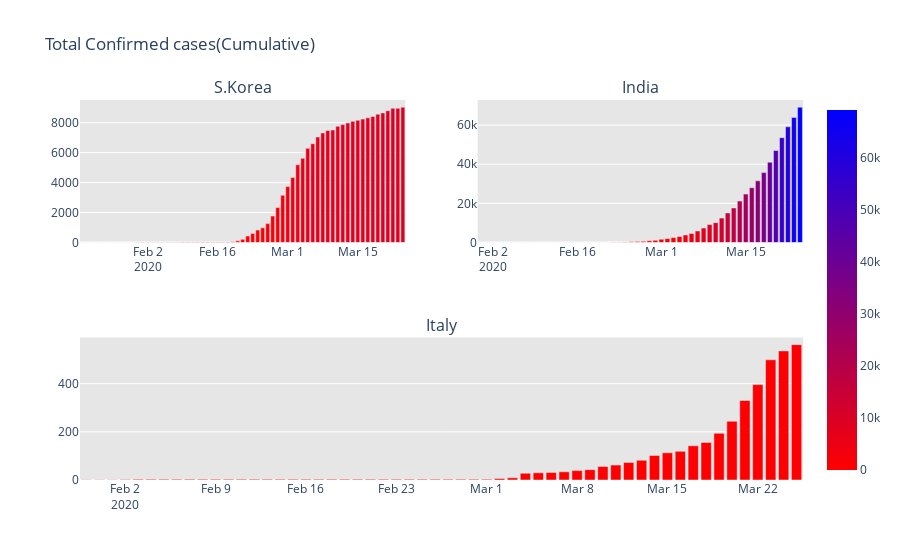

Write notebook code for a chart like this one.
### Code cell
from plotly.subplots import make_subplots
fig=make_subplots(
rows=2, cols=2,
specs=[[{},{}],
      [{"colspan":2},None]],
subplot_titles=('S.Korea','India','Italy','Wuhan'))
fig.add_trace(go.Bar(x=dbd_Korea['Date'], y=dbd_Korea['Total Cases'],
                    marker=dict(color=dbd_Korea['Total Cases'], coloraxis="coloraxis")),1, 1)

fig.add_trace(go.Bar(x=dbd_Italy['Date'], y=dbd_Italy['Total Cases'],
                    marker=dict(color=dbd_Italy['Total Cases'], coloraxis="coloraxis")),1, 2)

fig.add_trace(go.Bar(x=dbd_India['Date'], y=dbd_India['Total Cases'],
                    marker=dict(color=dbd_India['Total Cases'], coloraxis="coloraxis")),2, 1)

#fig.add_trace(go.Bar(x=dbd_Wuhan['Date'], y=dbd_Wuhan['Total Cases'],
 #                   marker=dict(color=dbd_Wuhan['Total Cases'], coloraxis="coloraxis")),2, 2)

fig.update_layout(coloraxis=dict(colorscale='Bluered_r'), showlegend=False,title_text="Total Confirmed cases(Cumulative)")

fig.update_layout(plot_bgcolor='rgb(230, 230, 230)')
fig.show()
